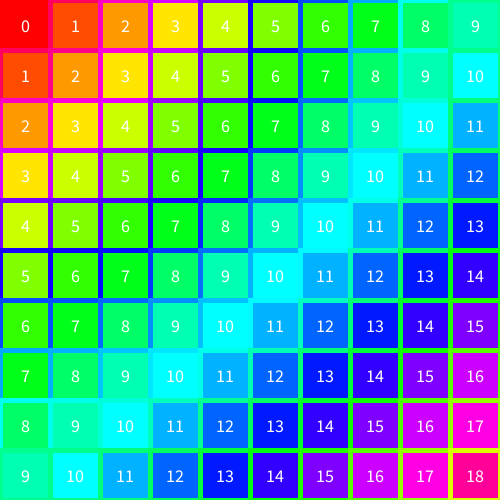
Frame 1 (no input)
Frame 60 (the mouse pressed at the canvas centre just before this capture): identical to frame 1, image omitted
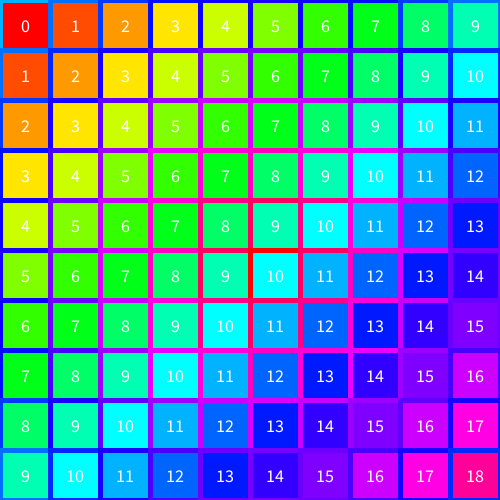
Frame 120 (the mouse held since frame 60 and released just before this capture)

The Processing sketch that drew these frames (run headless with seeded random() and noise(); from frame 60 on, the mouse is pressed at the canvas centre):

// Processing sketch: grillaTecnoGrillaZarpada
// ── grillaTecnoGrillaZarpada.pde
int cant = 10;
int tam;
void setup() {
  size(500, 500);
  textSize(18);
  textAlign(CENTER, CENTER);
  surface.setResizable(true); // <<<< INCORPORAR AL TRABAJO
}
void draw() {
  background(255);
  tam = width/cant;
  for (int i=0; i<cant; i++) {
    for (int j=0; j<cant; j++) {
      colorMode(HSB, width, 100, 100);
      float relleno = map(i+j, 0, cant*2, 0, width);
      fill(relleno, 100, 100);
      strokeWeight(5);
      float distan = dist(mouseX, mouseY, i*tam, j*tam);
      float disMaxima = dist(0, 0, width, height);
      float borde = map(distan, 0, disMaxima, width, 50); 
      stroke(borde, 100, 1000);
      rect(i*tam, j*tam, tam, tam);

      fill(133, 0, 100); // blanco en HSB
      text((i+j), i*tam+tam/2, j*tam+tam/2);
    }
  }
}
